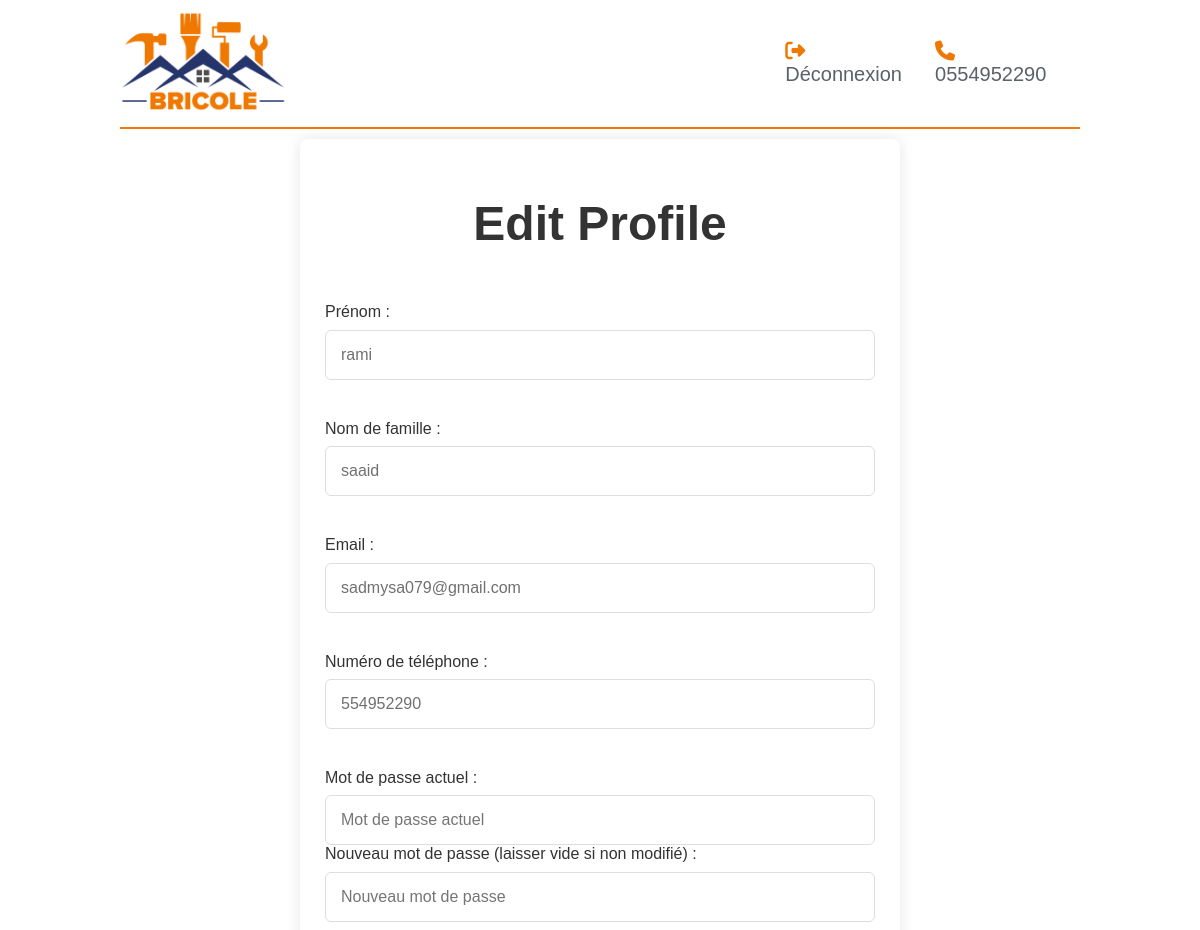
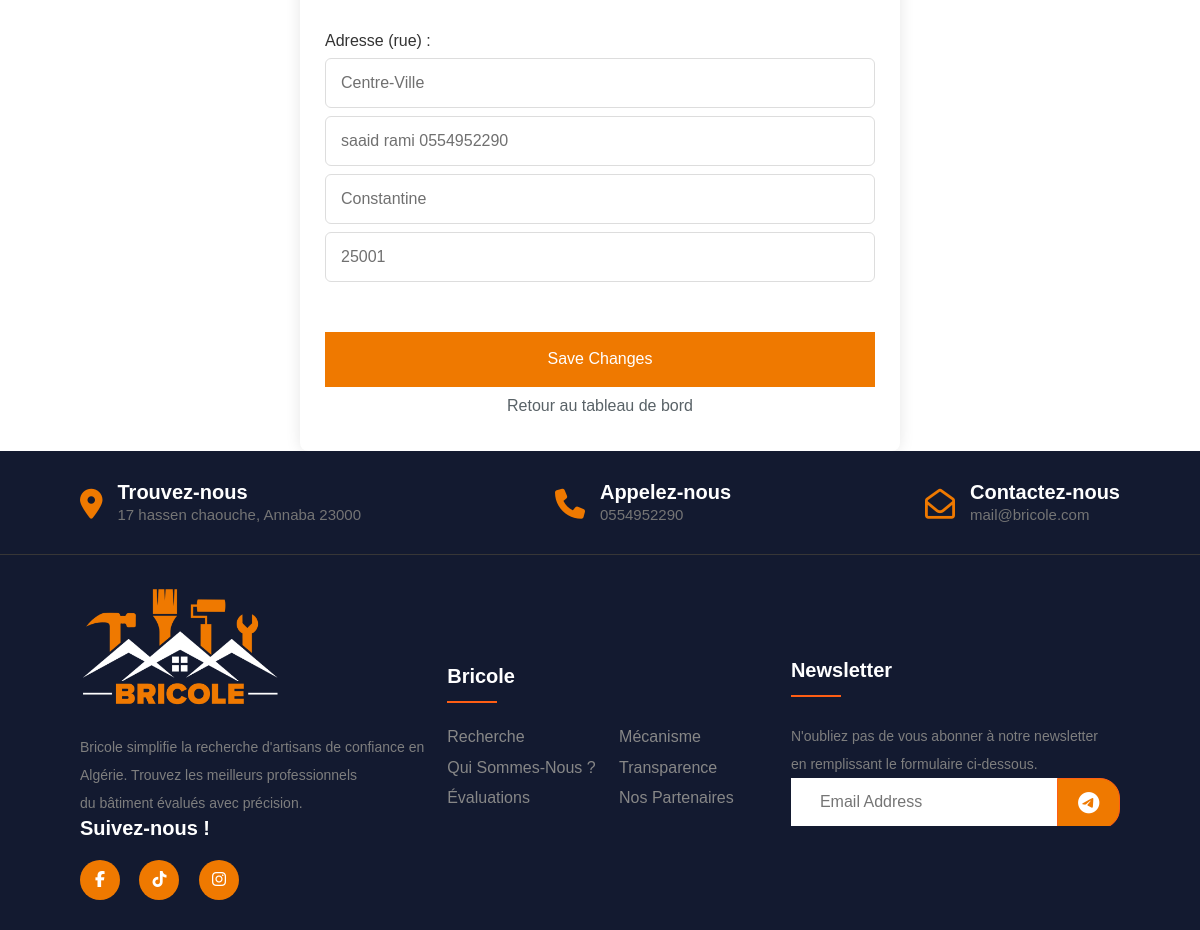
Screenshot of /edit_profile.php (signed in) with the database file from the repository (2 pictures, top to bottom).
### tables this page shows
CREATE TABLE `users` (
  `id` int(11) NOT NULL,
  `prenom` varchar(128) NOT NULL,
  `nom` varchar(128) NOT NULL,
  `email` varchar(255) NOT NULL,
  `mobile` int(10) NOT NULL,
  `date_n` date NOT NULL,
  `sexe` enum('Homme','Femme') NOT NULL,
  `password` varchar(255) NOT NULL,
  `nomrue` varchar(255) NOT NULL,
  `adresse` varchar(255) NOT NULL,
  `ville` varchar(255) NOT NULL,
  `codepost` int(5) NOT NULL,
  `is_active` tinyint(1) DEFAULT 0,
  `verification_token` varchar(255) DEFAULT NULL,
  `is_verified` tinyint(4) DEFAULT 0
);

### edit_profile.php (the view, shortened to what this page needs)
<?php
require_once "database.php";
$userId = $_SESSION['user'];
$stmt = mysqli_prepare($conn, "SELECT * FROM users WHERE id = ?");
mysqli_stmt_bind_param($stmt, 'i', $userId);
mysqli_stmt_execute($stmt);
$result = mysqli_stmt_get_result($stmt);
$user = mysqli_fetch_assoc($result);
?>
<!DOCTYPE html>
<html lang="en">
<head>
    <link rel="stylesheet" href="https://cdnjs.cloudflare.com/ajax/libs/font-awesome/5.15.4/css/all.min.css">
    <link rel="stylesheet" href=".css/normalize.css">
    <link rel="stylesheet" href=".css/all.min.css">
    <link rel="stylesheet" href="login.css">
    <link rel="stylesheet" href="css/dashboard.css">
</head>
<body>
<div class="header">
        <div class="container">
            <nav id="home" class="navstyle">
                <a class="logo" href="bricole.php"><img src="./images/logo.png" alt="Hirafee"></a>
                <div class="flinks">
                    <li>
                        <a id="connexion-link" class="connexion dropdown-toggle" href="logout.php">
                        <i class="fas fa-sign-out-alt"></i>
                        Déconnexion
                        </a>
                    </li>
                    <div class="phonenum">
                        <i class="fas fa-phone"></i>
                        <a href="#Chauffagiste">0554952290</a>
                    </div>
                </div>
            </nav>
        </div>
    </div>
    <section class="container-inscription">
    <div class="container">
        <header>
            <h1>Edit Profile</h1>
        </header>
            <form action="edit_profile.php" method="post" class="form">
            <form action="edit_profile.php" method="post" class="form">
            <section class="input-box">
        <label for="prenom">Prénom :</label>
        <input type="text" name="prenom" placeholder="Prénom" required value="<?php echo htmlspecialchars($user['prenom']); ?>" />
    </section>
    <section class="input-box">
        <label for="nom">Nom de famille :</label>
        <input type="text" name="nom" placeholder="Nom de famille" required value="<?php echo htmlspecialchars($user['nom']); ?>" />
    </section>
    <section class="input-box">
        <label for="email">Email :</label>
        <input type="email" name="email" placeholder="Adresse email" required value="<?php echo htmlspecialchars($user['email']); ?>" />
    </section>
    <section class="input-box">
        <label for="mobile">Numéro de téléphone :</label>
        <input type="text" name="mobile" placeholder="Numéro de téléphone" required value="<?php echo htmlspecialchars($user['mobile']); ?>" />
    </section>
    <section class="input-box">
        <label for="current_password">Mot de passe actuel :</label>
        <input type="password" name="current_password" placeholder="Mot de passe actuel" required />
        <label for="password">Nouveau mot de passe (laisser vide si non modifié) :</label>
        <input type="password" name="password" placeholder="Nouveau mot de passe" />
    </section>
    <section class="input-box">
        <label for="nomrue">Adresse (rue) :</label>
        <input type="text" name="nomrue" placeholder="Adresse (rue)" required value="<?php echo htmlspecialchars($user['nomrue']); ?>" />
        <input type="text" name="adresse" placeholder="Complément d'adresse" required value="<?php echo htmlspecialchars($user['adresse']); ?>" />
        <input type="text" name="ville" placeholder="Ville" required value="<?php echo htmlspecialchars($user['ville']); ?>" />
        <input type="text" name="codepost" placeholder="Code postal" required value="<?php echo htmlspecialchars($user['codepost']); ?>" />
    </section>
            <button type="submit" name="update" class="save-button">Save Changes</button>
            <div class="reteur-btn">
                    <a href="dashboard.php" class="button" style="  text-align:center; color: whibluete; padding: 10px;">Retour au tableau de bord</a>
</div>
        </form>
    </div>
</section>
</body>
<footer class="footer">
    <footer class="footer-section">
        <div class="container">
            <div class="footer-cta pt-5 pb-5">
                <div class="row">
                    <div class="col-xl-4 col-md-4 mb-30">
                        <div class="single-cta">
                            <i class="fas fa-map-marker-alt"></i>
                            <div class="cta-text">
                                <h4>Trouvez-nous</h4>
                                <span>17 hassen chaouche, Annaba 23000</span>
                            </div>
                        </div>
                    </div>
                    <div class="col-xl-4 col-md-4 mb-30">
                        <div class="single-cta">
                            <i class="fas fa-phone"></i>
                            <div class="cta-text">
                                <h4>Appelez-nous</h4>
                                <span>0554952290</span>
                            </div>
                        </div>
                    </div>
                    <div class="col-xl-4 col-md-4 mb-30">
                        <div class="single-cta">
                            <i class="far fa-envelope-open"></i>
                            <div class="cta-text">
                                <h4>Contactez-nous</h4>
                                <span>mail@bricole.com</span>
                            </div>
                        </div>
                    </div>
                </div>
            </div>
            <div class="footer-content pt-5 pb-5">
                <div class="row">
                    <div class="col-xl-4 col-lg-4 mb-50">
                        <div class="footer-widget">
                            <div class="footer-logo">
                                <a href="bricole.php"><img src="./images/hirafee-white.png" class="img-fluid" alt="logo"></a>
                            </div>
                            <div class="footer-text">
                                <p> Bricole simplifie la recherche d'artisans de confiance en Algérie.
                                    Trouvez les meilleurs professionnels <br> du bâtiment évalués avec précision. </p>
                            </div>
                            <div class="footer-social-icon">
                                <span>Suivez-nous ! </span>
                                <a href="#"><i class="fab fa-facebook-f facebook-bg"></i></a>
                                <a href="#"><i class="fab fa-tiktok tiktok-bg"></i></a>
                                <a href="#"><i class="fab fa-instagram instagram-bg"></i></a>
                            </div>
                        </div>
                    </div>
                    <div class="col-xl-4 col-lg-4 col-md-6 mb-30">
                        <div class="footer-widget">
                            <div class="footer-widget-heading">
                                <h3>Bricole</h3>
                            </div>
                            <ul>
                                <li><a href="#recherche">Recherche</a></li>
                                <li><a href="#mecanisme">Mécanisme</a></li>
                                <li><a href="#">Qui sommes-nous ?</a></li>
                                <li><a href="#transparence">Transparence</a></li>
                                <li><a href="#evaluations">Évaluations</a></li>
                                <li><a href="#partners">Nos Partenaires</a></li>
                            </ul>
                        </div>
                    </div>
                    <div class="col-xl-4 col-lg-4 col-md-6 mb-50">
                        <div class="footer-widget">
                            <div class="footer-widget-heading">
                                <h3>Newsletter</h3>
                            </div>
                            <div class="footer-text mb-25">
                                <p>N'oubliez pas de vous abonner à notre newsletter en remplissant le formulaire ci-dessous.</p>
                            </div>
                            <div class="subscribe-form">
                                <form action="#">
                                    <input type="text" placeholder="Email Address">
                                    <button><i class="fab fa-telegram-plane"></i></button>
                                </form>
                            </div>
                        </div>
                    </div>
                </div>
            </div>
        </div>
</footer>
</html>

### login.css (style rules this page uses)
* { -webkit-box-sizing: border-box; -moz-box-sizing: border-box; box-sizing: border-box; padding: 0; margin: 0; scroll-behavior: smooth; font-family: 'Poppins', sans-serif; }
.header { margin-top: 10px; background-color:#ffffff; margin: 10px auto 10px auto; width: 80%; }
.header .container .navstyle .logo img { width: 25%; }
.header .container .navstyle { padding-bottom: 10px; background-color: rgb(255, 255, 255); border-bottom: 2px solid #ef7900; display: flex; justify-content: space-between; align-items: center; }
.header .container .navstyle .flinks { font-size: 20px; display: flex; }
.header .container .navstyle .flinks ul , li ,a { color: #596267; text-decoration: none; list-style-type: none; }
.phonenum { color: #ef7900; margin: 0 20px; }
@media (min-width: 768px) { .container { width: 750px; } }
@media (min-width: 992px) { .container { width: 970px; } }
@media (min-width: 1200px) { .container { width: 100%; } }
.footer-section { background: #131A30; position: relative; }
.footer-cta { border-bottom: 1px solid #373636; }
.single-cta i { color: #ef7900; font-size: 30px; float: left; margin-top: 8px; }
.cta-text { padding-left: 15px; display: inline-block; }
.cta-text h4 { color: #fff; font-size: 20px; font-weight: 600; margin-bottom: 2px; }
.footer .row { padding: 30px; margin: 0 100px; display: flex; align-items: center; justify-content: space-between; }
.cta-text span { color: #757575; font-size: 15px; }
.footer-content { margin-bottom: 0; position: relative; z-index: 2; }
.footer-logo { margin-bottom: 20px; }
.footer-logo img { max-width: 200px; }
.footer-text p { padding-right: 20px; font-size: 14px; color: #7e7e7e; line-height: 28px; }
.footer-social-icon span { color: #fff; display: block; font-size: 20px; font-weight: 700; font-family: 'Poppins', sans-serif; margin-bottom: 20px; }
.footer-social-icon a { color: #fff; font-size: 16px; margin-right: 15px; }
.footer-social-icon i { height: 40px; width: 40px; text-align: center; line-height: 38px; border-radius: 50%; }
.facebook-bg { background: #ef7900; }
.tiktok-bg { background: #ef7900; }
.instagram-bg { background: #ef7900; }
.footer-widget-heading h3 { color: #fff; font-size: 20px; font-weight: 600; margin-bottom: 40px; position: relative; }
.footer-widget-heading h3::before { content: ""; position: absolute; left: 0; bottom: -15px; height: 2px; width: 50px; background: #ff5e14; }
.footer-widget ul li { display: inline-block; float: left; width: 50%; margin-bottom: 12px; }
.footer-widget ul li a { color: #878787; text-transform: capitalize; }
.subscribe-form { position: relative; overflow: hidden; }
.subscribe-form input { width: 85%; padding: 14px 28px; background: #2E2E2E; border: 1px solid white; color: #131A30; background-color: white; }
.subscribe-form button { position: absolute; right: 0; background: #ef7900; padding: 13px 20px; border: 1px solid #ff5e14; border-radius: 0 20px 20px 0; top: 0; }
.subscribe-form button i { color: #fff; font-size: 22px; transform: rotate(-6deg); }
@media only screen and (max-width: 1200px) { .footer .row { margin: 0 50px; } }
.container-inscription { position: relative; left: 25%; width: 50%; background: #fff; padding: 25px; border-radius: 8px; box-shadow: 0 0 15px rgba(0, 0, 0, 0.1); }
.container-inscription header { font-size: 1.5rem; color: #333; font-weight: 500; text-align: center; }
.container-inscription .form { margin-top: 30px; }
.form .input-box { width: 100%; margin-top: 20px; }
.input-box label { color: #333; }
.form :where(.input-box input, .select-box) { position: relative; height: 50px; width: 100%; outline: none; font-size: 1rem; color: #707070; margin-top: 8px; border: 1px solid #ddd; border-radius: 6px; padding: 0 15px; }
.form button { height: 55px; width: 100%; color: #fff; font-size: 1rem; font-weight: 400; margin-top: 30px; border: none; cursor: pointer; transition: all 0.2s ease; background: #ef7900; }

### css/dashboard.css (style rules this page uses)
.container-inscription header { margin-bottom: 20px; }

### edit_profile.php (style rules this page uses)
.subscribe-form input { width: 92% }
.container-inscription { text-align: center; }
.input-box { margin-bottom: 20px; display: inline-block; text-align: left; }
.save-button { margin-top: 20px; }
.fa-sign-out-alt { color: #ef7900; }
#connexion-link { cursor: pointer; }
.reteur-btn { text-align: center; margin: 10px 0 10px 0; }

### rows the page displays
users: prenom "rami", nom "saaid", email "sadmysa079@gmail.com", mobile "554952290", nomrue "Centre-Ville", adresse "saaid rami 0554952290", ville "Constantine", codepost "25001"
